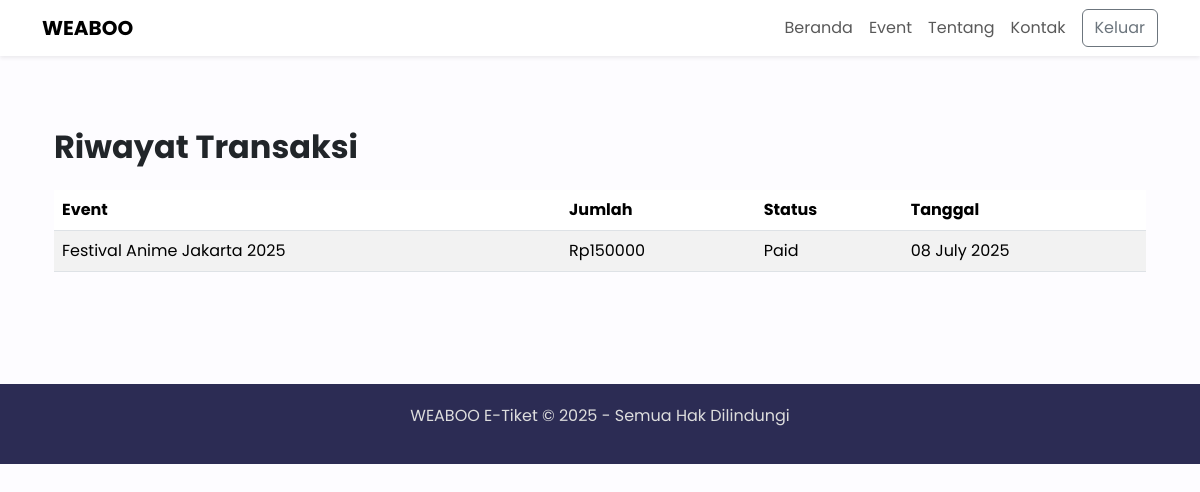
Page /transactions (signed in) on the committed database.
### app.py (models this page shows)
class Transaction(db.Model):
    id = db.Column(db.Integer, primary_key=True)
    user_id = db.Column(db.Integer, db.ForeignKey('user.id'))
    event_id = db.Column(db.Integer, db.ForeignKey('event.id'))
    amount = db.Column(db.Integer, nullable=False)
    status = db.Column(db.String(20), default='Pending')  # Pending, Paid, Failed
    payment_method = db.Column(db.String(50))  # Contoh: QRIS, Transfer, Virtual Account
    created_at = db.Column(db.DateTime, default=datetime.utcnow)
    user = db.relationship('User', backref='transactions')
    event = db.relationship('Event', backref='transactions')

class Event(db.Model):
    id = db.Column(db.Integer, primary_key=True)
    title = db.Column(db.String(100), nullable=False)
    description = db.Column(db.Text, nullable=False)
    price = db.Column(db.Integer, nullable=False)
    stock = db.Column(db.Integer, nullable=False)

### app.py (the view)
@app.route('/transactions')
@login_required
def transactions():
    transactions = Transaction.query.filter_by(user_id=current_user.id).all()
    return render_template('transactions.html', transactions=transactions)

### app.py (called while the page is built)
@login_manager.user_loader
def load_user(user_id):
    return db.session.get(User, int(user_id))

### templates/transactions.html (shortened to what this page needs)
{% extends "base.html" %}
{% block content %}
<div class="container py-5">
    <h2 class="fw-bold mb-4">Riwayat Transaksi</h2>
    <table class="table table-striped">
        <thead>
            <tr>
                <th>Event</th>
                <th>Jumlah</th>
                <th>Status</th>
                <th>Tanggal</th>
            </tr>
        </thead>
        <tbody>
            {% for tx in transactions %}
            <tr>
                <td>{{ tx.event.title }}</td>
                <td>Rp{{ tx.amount }}</td>
                <td>{{ tx.status }}</td>
                <td>{{ tx.created_at.strftime('%d %B %Y') }}</td>
            </tr>
            {% endfor %}
        </tbody>
    </table>
</div>
{% endblock %}

### templates/base.html (style rules this page uses)
body { font-family: 'Poppins', sans-serif; background: #fdfcff; }

### rows in the picture
Transaction: event "Festival Anime Jakarta 2025", amount "150000", status "Paid", created_at "08 July 2025"
